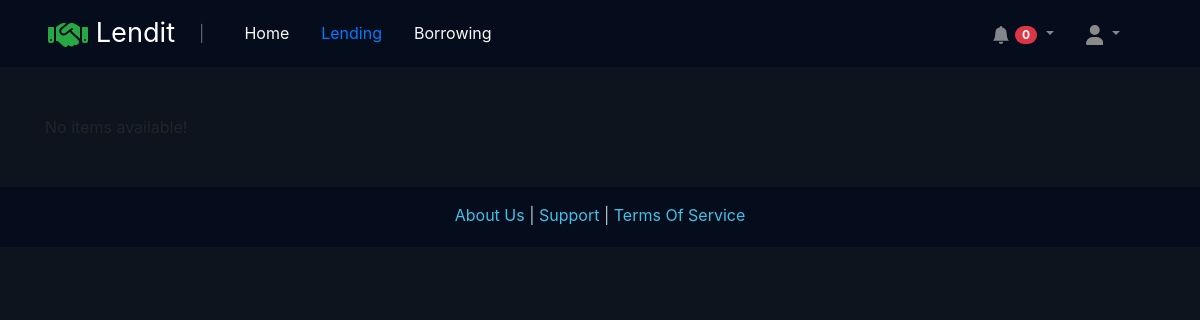
/community/lend/ (signed in), run on an earlier commit of the app's database.
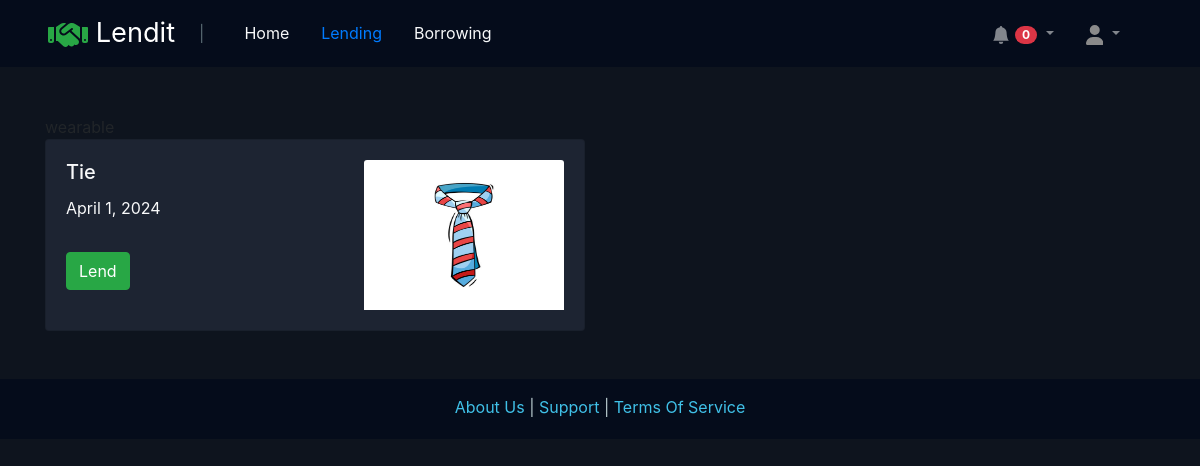
And on a later commit of the database.
### community/models.py (models this page shows)
class Demand(models.Model):
    borrower = models.ForeignKey(User, on_delete=models.CASCADE, null=True)
    name = models.CharField(max_length=300)
    category = models.CharField(max_length=200)
    description = models.TextField(default='')
    price = models.IntegerField(default=0)
    image = models.ImageField(upload_to='demands/images', null=True, blank=True)
    available = models.BooleanField(default=True)
    timeStamp = models.DateField(auto_now_add=True)
    feedback = models.IntegerField(default=0)

### community/views.py (the view)
# urls.py: path('lend/', views.lend),
def lend(request):
    if request.method=='POST':
        demand_form = AskFor(data=request.POST, files=request.FILES)
        if demand_form.is_valid():
            demand_form.save()
        return redirect('/community/borrow')
    else:
        categories = Demand.objects.values('category').distinct()
        demands = {}
        for category in categories:
            category_wise_items = Demand.objects.filter(category=category['category']).exclude(borrower=request.user)
            demands[category['category']] = category_wise_items
        return render(request, 'community/lend.html', {"lend_token": True, "demands": demands})

### community/templates/community/lend.html (shortened to what this page needs)
{% extends "base.html" %}
{% load static %}
{% block body %}
<div class="container mt-5">
  {% if demands|length  == 0 %}
  <p class="text-light" style="margin: auto; text-align: center;"></p>No items available!
  {% else %}
  {% for category, demands_list in demands.items %}
  <div class="row">
    {% for demand in demands_list %}
    <div class="col-md-6">
      <div class="card bg-dark text-light">
        <div class="card-body">
          <img class="card-img-top float-right" src='/media/{{demand.image}}' alt="Card image"
            style="max-width: 200px; max-height: 150px;">
          <h5 class="card-title">{{demand.name}}</h5>
          <p class="card-text">{{demand.timeStamp}}</p>
          <button type="button" class="btn btn-success mt-3" data-toggle="modal" data-target="#lendModal">
            Lend
          </button>
        </div>
      </div>
    </div>
    {%endfor%}
  </div>
  {% endfor %}
  {% endif %}
</div>
{% endblock body %}

### lendIt/templates/base.html (shortened to what this page needs)
{% load static %}
<!DOCTYPE html>
<html lang="en">
<head>
  <link href="https://stackpath.bootstrapcdn.com/bootstrap/4.5.2/css/bootstrap.min.css" rel="stylesheet">
  <link rel="stylesheet" href="{% static 'css/style.css' %}" />
</head>
<body onload="scrollToBottom()">
  <nav class="navbar navbar-expand-lg navbar-dark px-5">
    <a class="navbar-brand" href="/" style="font-size: 1.7rem;"> Lendit</a>
    <div class="logo-separater ml-2" style="color: #576871;">|</div>
    <div class="collapse navbar-collapse px-4" id="navbarNav">
      <ul class="navbar-nav">
        <li class="nav-item mx-2">
          <a class="nav-link text-{% if index_token %}primary{% else %}light{% endif %}" href="/">Home</a>
        </li>
        <li class="nav-item mx-2">
          <a class="nav-link text-{% if lend_token %}primary{% else %}light{% endif %}"
            href="/community/lend">Lending</a>
        </li>
        <li class="nav-item mx-2">
          <a class="nav-link text-{% if borrow_token %}primary{% else %}light{% endif %}"
            href="/community">Borrowing</a>
        </li>
      </ul>
      <ul class="navbar-nav ml-auto">
        {% if request.user.is_authenticated %}
        <li class="nav-item dropdown">
          <a class="nav-link dropdown-toggle" href="#" id="navbarDropdown" role="button" data-toggle="dropdown"
            aria-haspopup="true" aria-expanded="false">
            <svg xmlns="http://www.w3.org/2000/svg" width="18" height="18" fill="currentColor" class="bi bi-bell-fill"
              viewBox="0 0 16 16">
              <path
                d="M8 16a2 2 0 0 0 2-2H6a2 2 0 0 0 2 2m.995-14.901a1 1 0 1 0-1.99 0A5 5 0 0 0 3 6c0 1.098-.5 6-2 7h14c-1.5-1-2-5.902-2-7 0-2.42-1.72-4.44-4.005-4.901" />
            </svg>
            <span class="badge badge-pill badge-danger">{{notifications|length}}</span>
          </a>
        </li>
        <li class="nav-item dropdown ml-3">
          <a class="nav-link dropdown-toggle" href="#" id="navbarDropdown" role="button" data-toggle="dropdown"
            aria-haspopup="true" aria-expanded="false">
            <svg xmlns="http://www.w3.org/2000/svg" height="20" width="17.5" viewBox="0 0 448 512">
              <path fill="#8a8a8a"
                d="M224 256A128 128 0 1 0 224 0a128 128 0 1 0 0 256zm-45.7 48C79.8 304 0 383.8 0 482.3C0 498.7 13.3 512 29.7 512H418.3c16.4 0 29.7-13.3 29.7-29.7C448 383.8 368.2 304 269.7 304H178.3z" />
            </svg>
          </a>
        </li>
        {% endif %}
      </ul>
    </div>
  </nav>
  {% block body %}
  {% endblock body %}
  <footer class="mt-5" style="background: #050c1b; height: 60px; width: 100vw;">
    <p class="py-3" style="margin: auto; text-align: center; display: block;">
      <a href="" style="color: #40c1e8;">About Us</a><span style="color: #b7c9cc;"> | </span>
      <a href="" style="color: #40c1e8;">Support</a><span style="color: #b7c9cc;"> | </span>
      <a href="" style="color: #40c1e8;">Terms Of Service</a>
    </p>
  </footer>
</body>
</html>

### static/css/style.css (style rules this page uses)
body { background: #0e141e !important; height: fit-content; width: 100vw; }
html { scrollbar-width: none; }
.navbar { background-color: #050c1b !important; }
.card { background: #1d2432 !important; }

What changed in the data, as far as the page shows it:
added Demand: image (picture), name "Tie", timeStamp "April 1, 2024"
